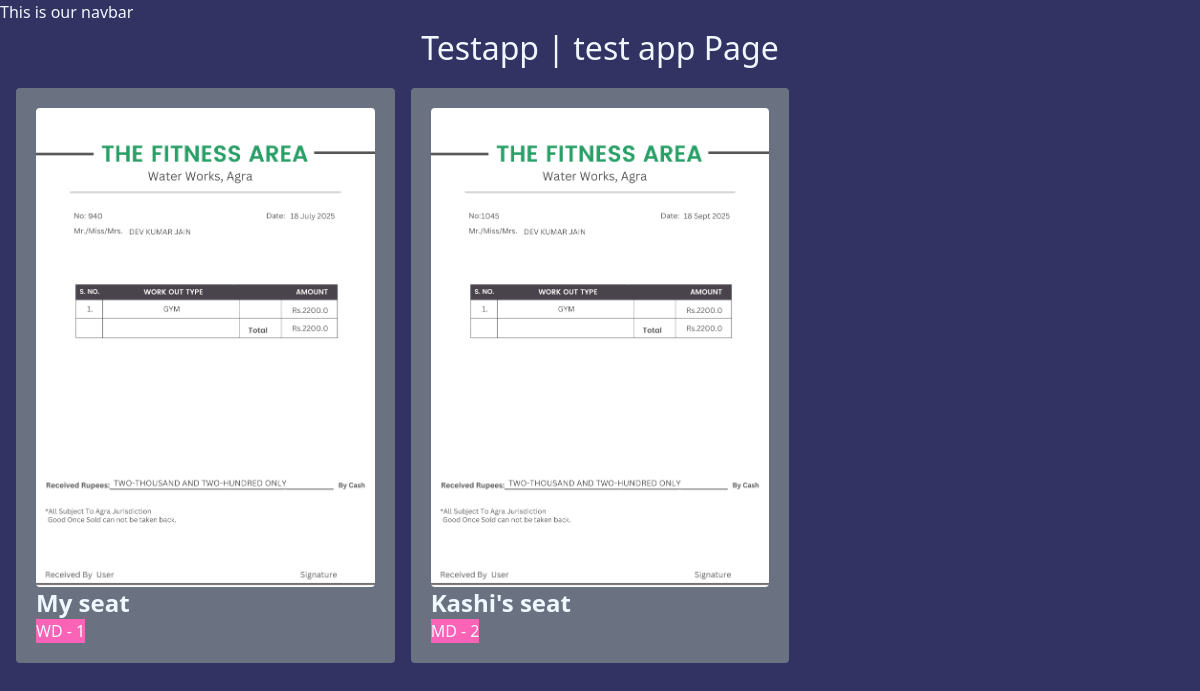
The page /testapp/ on the database as committed earlier.
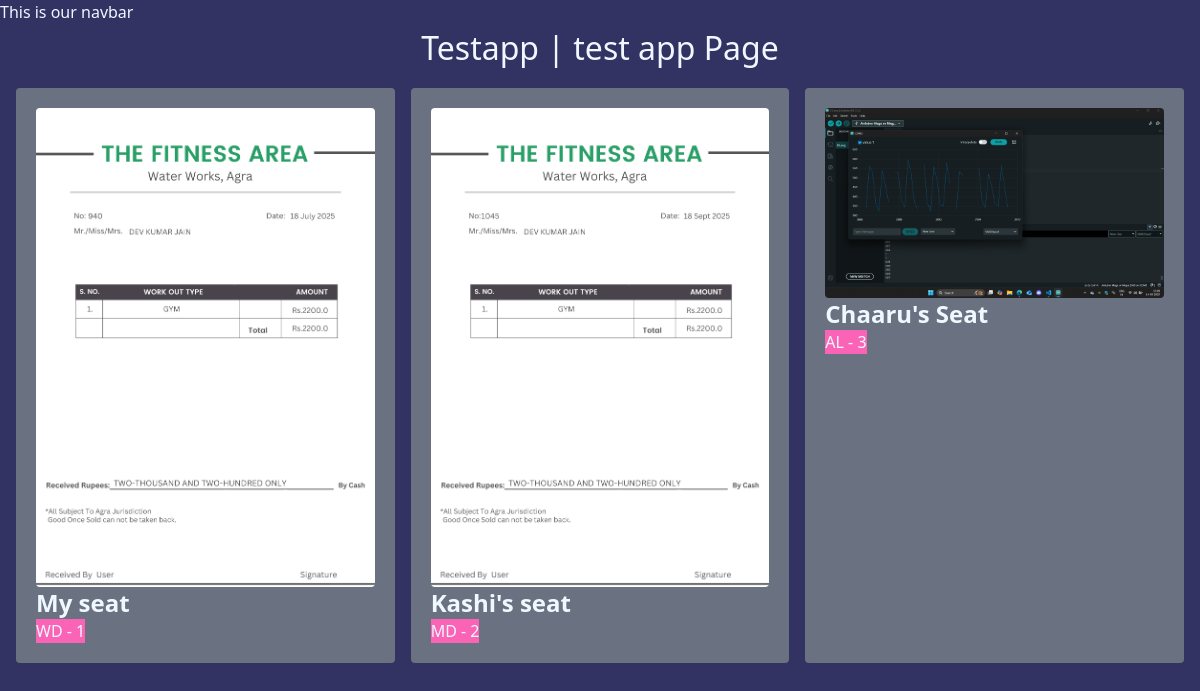
The same page on the database as committed later.
### testapp/models.py (models this page shows, shortened)
class testappVariety(models.Model):
    TEST_TYPE_CHOICE = [
        ('MD', 'Middle'),
        ('WD', 'Window'),
        ('AL', 'Aile'),
    ]
    name = models.CharField(max_length=50)
    image = models.ImageField(upload_to='testapps/')
    date_added = models.DateTimeField(default=timezone.now)
    type = models.CharField(max_length=2, choices=TEST_TYPE_CHOICE)
    description = models.TextField(default='')
    price = models.TextField(default='')

### testapp/views.py (the view)
# urls.py: path('', views.all_testapp, name ='all_testappp'),
def all_testapp(request):
    seats = testappVariety.objects.all()
    return render(request, 'testapp/all_testapp.html', {'Seats': seats})

### testapp/templates/testapp/all_testapp.html (shortened to what this page needs)
{% extends "layout.html" %}
{% block content %}
<h1>Testapp | test app Page</h1>
<div class="grid grid-cols-3 gap-4 m-4">
{% for i in Seats %}
    <div class="bg-gray-500 p-5 rounded">
        <img class="rounded" src="{{i.image.url}}", alt="">
        <h3 class="text-2xl font-bold">{{i.name}}</h3>
        <a href='{% url 'seat_detail' i.id %}'>
            <button
            type="button"
            class="bg-pink-400"
            >
                {{i.type}} - {{i.id}}
            </button>
        </a>
    </div>
{% endfor %}
</div>
{% endblock %}

### templates/layout.html (shortened to what this page needs)
{% load static tailwind_tags %}
{% load static %}
<!DOCTYPE html>
<html lang="en">
<head>
    <link rel="stylesheet" href="{% static 'style.css' %}">
    {% tailwind_css %}
</head>
<body>
    <nav>This is our navbar </nav>
    {% block content %}
    {% endblock %}
</body>
</html>

### static/style.css (style rules this page uses)
body { background-color: rgb(50, 50, 99); color:aliceblue; }
h1 { text-align: center; font-size: 2em; }

Rows that differ between the two databases and show on the page:
added testappVariety: image (picture), name "Chaaru's Seat", type "AL", id "3"
